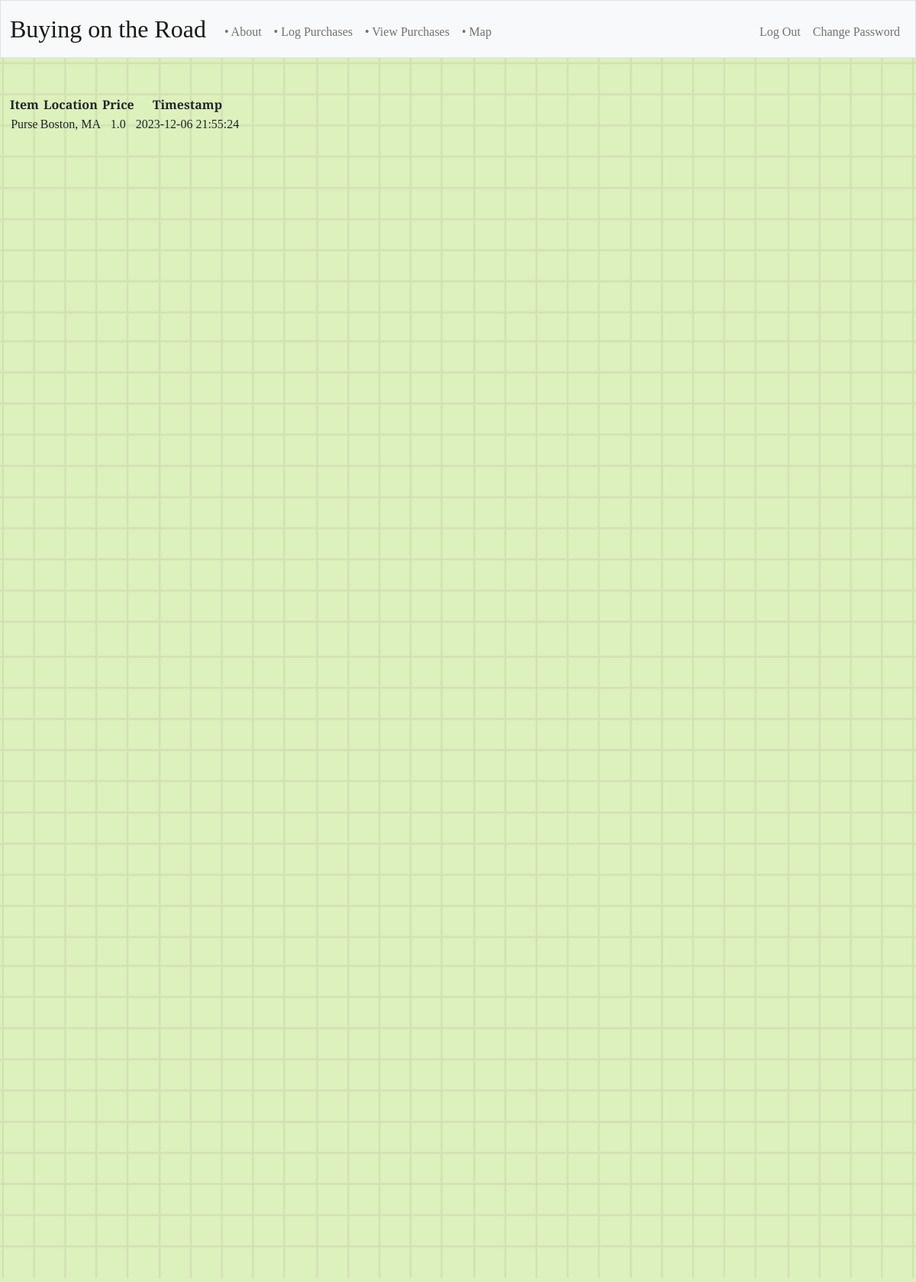
The page /view_purchases (signed in) on the database as committed earlier.
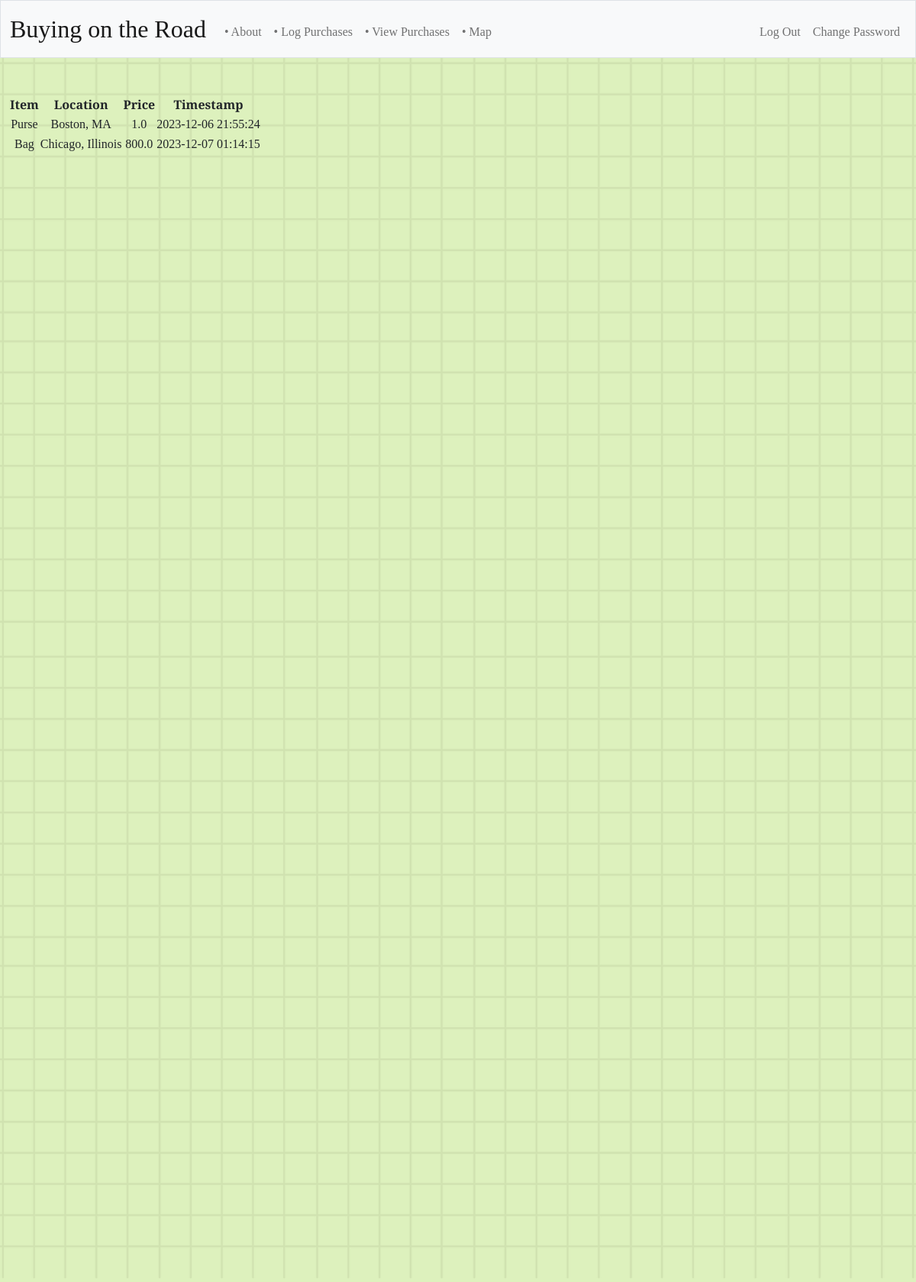
The same page on the database as committed later.
### tables this page shows
CREATE TABLE purchases (
            id INTEGER PRIMARY KEY,
            user_id INTEGER NOT NULL,
            item TEXT NOT NULL,
            location INTEGER NOT NULL,
            price REAL NOT NULL,
            timestamp DATETIME DEFAULT
        CURRENT_TIMESTAMP);

### app.py (the view)
@app.route("/view_purchases")
@login_required
def view_purchases():
    user_id = session["user_id"]
    purchases = db.execute("SELECT * FROM purchases WHERE user_id = ?", user_id)
    return render_template("view_purchases.html", purchases=purchases)

### app.py (called while the page is built)
@app.after_request
def after_request(response):
    response.headers["Cache-Control"] = "no-cache, no-store, must-revalidate"
    response.headers["Expires"] = 0
    response.headers["Pragma"] = "no-cache"
    return response

### helpers.py (called while the page is built)
def login_required(f):
    @wraps(f)
    def decorated_function(*args, **kwargs):
        if session.get("user_id") is None:
            return redirect("/login")
        return f(*args, **kwargs)
    return decorated_function

### templates/view_purchases.html
{% extends "layout.html" %}
{% block main %}
<table>
    <thead>
        <tr>
            <th>Item</th>
            <th>Location</th>
            <th>Price</th>
            <th>Timestamp</th>
        </tr>
    </thead>
    <tbody>
        {% for purchase in purchases %}
        <tr>
            <td>{{ purchase.item }}</td>
            <td>{{ purchase.location }}</td>
            <td>{{ purchase.price }}</td>
            <td>{{ purchase.timestamp }}</td>
        </tr>
        {% endfor %}
    </tbody>
</table>
{% endblock %}

### templates/layout.html (shortened to what this page needs)
<!DOCTYPE html>
<html lang="en">
    <head>
        <link href="https://cdn.jsdelivr.net/npm/bootstrap@5.1.3/dist/css/bootstrap.min.css" rel="stylesheet">
        <link href="https://cdn.jsdelivr.net/npm/bootstrap@5.3.2/dist/css/bootstrap.min.css" rel="stylesheet">
        <link href="/static/styles.css" rel="stylesheet">
    </head>
    <body>
        <div class="background-image">
            <nav class="bg-light border navbar navbar-expand-md navbar-light">
                <div class="container-fluid">
                    <a class="navbar-brand" href="/">Buying on the Road</a>
                    <div class="collapse navbar-collapse" id="navbar">
                        {% if session["user_id"] %}
                            <ul class="navbar-nav me-auto mt-2">
                                <li class="nav-item"><a class="nav-link" href="/">• About</a></li>
                                <li class="nav-item"><a class="nav-link" href="/log_purchase">• Log Purchases</a></li>
                            <li class="nav-item"><a class="nav-link" href="/view_purchases">• View Purchases</a></li>
                                <li class="nav-item"><a class="nav-link" href="/map">• Map</a></li>
                            </ul>
                            <ul class="navbar-nav ms-auto mt-2">
                                <li class="nav-item"><a class="nav-link" href="/logout">Log Out</a></li>
                                <li class="nav-item"><a class="nav-link" href="/change_password">Change Password</a></li>
                            </ul>
                        {% else %}
                            <ul class="navbar-nav ms-auto mt-2">
                                <li class="nav-item"><a class="nav-link" href="/register">Register</a></li>
                                <li class="nav-item"><a class="nav-link" href="/login">Log In</a></li>
                            </ul>
                        {% endif %}
                    </div>
                </div>
            </nav>
            <main class="container-fluid py-5 text-center">
                {% block main %}{% endblock %}
            </main>
        </div>
        </body>
</html>

### static/styles.css (style rules this page uses)
nav .navbar-brand { font-size: xx-large; font-family: 'Hedvig Letters Serif', serif; }
body, html { margin: 0; padding: 0; }
.nav-item, h1, h2 { font-family: 'Hedvig Letters Serif', serif; }
p, button, label, input, td, th { font-family: 'Libre Baskerville', serif; }
.container-fluid.py-5.text-center { min-height: 100vh; }
html, body { height: 100%; }

Rows that differ between the two databases and show on the page:
added purchases: item "Bag", location "Chicago, Illinois", price "800.0", timestamp "2023-12-07 01:14:15"
